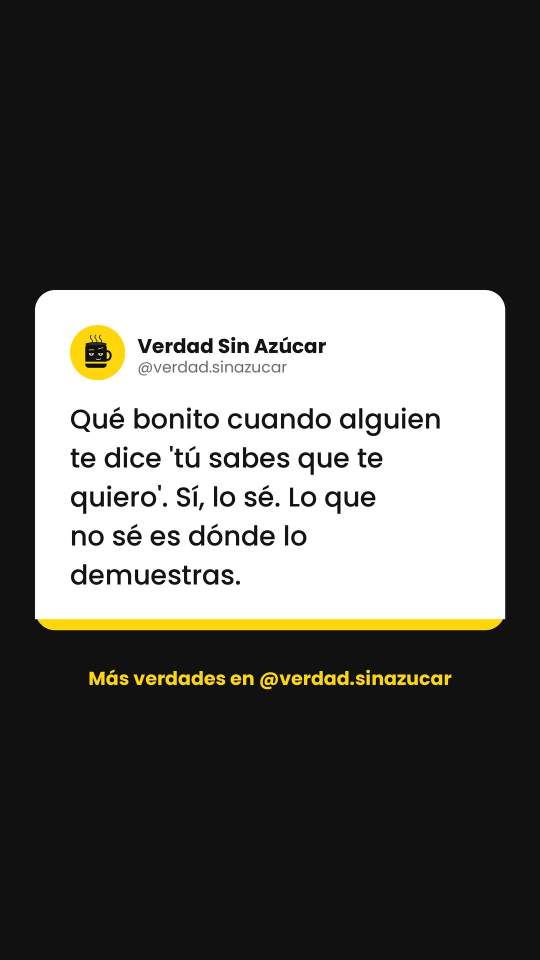
#> input picture historias/2026-10-13_1248.jpg, 1080 x 1920 px, given in place of avatar.png, which was not available (shown at 1/2 size)
$ python generar.py historias/2026-10-13_1248.jpg historias/2026-10-13_1649.jpg
#> lines starting #> are read from the running program, lines starting #| are printed output that depends on the picture; after the words box and inside, x2 and y2 are one past the last pixel; in counts of white or black regions, pixels touching at a corner belong together; pictures that were not available may be replaced by others from this repository, and a replacement may not be noted
"""Genera una imagen tipo tuit de Verdad Sin Azúcar.

Uso: python3 generar.py "Texto de la frase" posts/nombre.jpg
"""
import os
import sys
import textwrap
from PIL import Image, ImageDraw, ImageFont

BASE = os.path.dirname(os.path.abspath(__file__))
FONTS = os.path.join(BASE, "assets", "fonts")
FB = os.path.join(FONTS, "Poppins-Bold.ttf")
FR = os.path.join(FONTS, "Poppins-Regular.ttf")
FM = os.path.join(FONTS, "Poppins-Medium.ttf")

S = 2
W = H = 1080 * S
INK = (20, 20, 20)
GRAY = (110, 110, 110)
YEL = (255, 214, 10)


def generar(texto, salida):
#> called with texto = 'historias/2026-10-13_1248.jpg', salida = 'historias/2026-10-13_1649.jpg'
    img = Image.new("RGB", (W, H), (255, 255, 255))
#> img: PIL image 2160x2160 RGB; every value is 255
    d = ImageDraw.Draw(img)
    # Texto más largo -> letra un poco más pequeña
    n = len(texto)
    size, wrap = (50, 30) if n <= 140 else (44, 34) if n <= 220 else (38, 40)
    body = ImageFont.truetype(FM, size * S)
    lines = []
    for para in texto.split("\n"):
        lines += textwrap.wrap(para, wrap) or [""]
    lh = int(size * 1.48) * S
    block = 160 * S + len(lines) * lh
    top = max(60 * S, (H - block) // 2)
    x0 = 110 * S
    avatar = Image.open(os.path.join(BASE, "assets", "avatar.png")).convert("RGB")
#> avatar is the input picture: PIL image 1080x1920 RGB; mean R, G, B 86.1, 85.4, 81.8
    a = avatar.resize((120 * S, 120 * S), Image.LANCZOS)
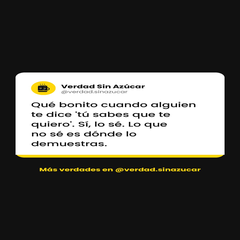
#> a: PIL image 240x240 RGB; mean R, G, B 85.6, 85, 81.4
    mask = Image.new("L", a.size, 0)
#> mask: PIL image 240x240 L; every value is 0
    ImageDraw.Draw(mask).ellipse([0, 0, a.size[0], a.size[1]], fill=255)
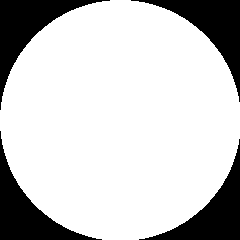
#> mask: PIL image 240x240 L; 79.1% white; 4 black regions, box (x1, y1, x2, y2) and area: (0, 0, 110, 110) 3125, (131, 0, 240, 102) 3015, (0, 131, 102, 240) 3015, (139, 139, 240, 240) 2906
    img.paste(a, (x0, top), mask)
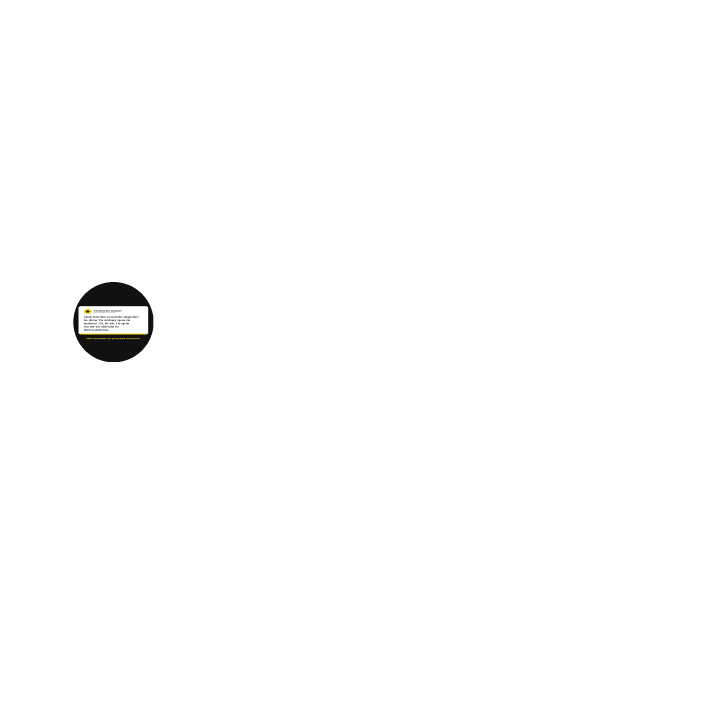
#> img: PIL image 2160x2160 RGB (shown at 1/3 size); mean R, G, B 253.5, 253.5, 253.5
    d.text((x0 + 145 * S, top + 18 * S), "Verdad Sin Azúcar", font=ImageFont.truetype(FB, 40 * S), fill=INK)
    d.text((x0 + 145 * S, top + 68 * S), "@verdad.sinazucar", font=ImageFont.truetype(FR, 32 * S), fill=GRAY)
    y = top + 160 * S
    for ln in lines:
        d.text((x0, y), ln, font=body, fill=INK)
        y += lh
#> after the loop, y = 1314
    d.rectangle([0, H - 14 * S, W, H], fill=YEL)
    os.makedirs(os.path.dirname(os.path.abspath(salida)), exist_ok=True)
    img.resize((1080, 1080), Image.LANCZOS).save(salida, quality=90)
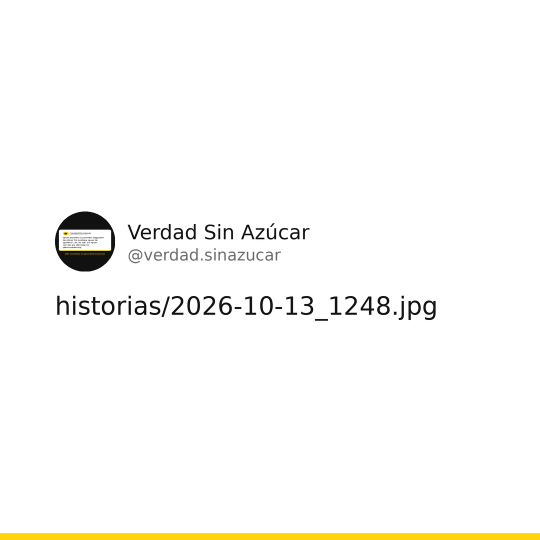
#> saved as 2026-10-13_1649.jpg: PIL image 1080x1080 RGB (shown at 1/2 size); mean R, G, B 251, 250.5, 247.8


if __name__ == "__main__":
    generar(sys.argv[1], sys.argv[2])
    print("ok", sys.argv[2])

$ run again, on historias/2026-10-13_2048.jpg
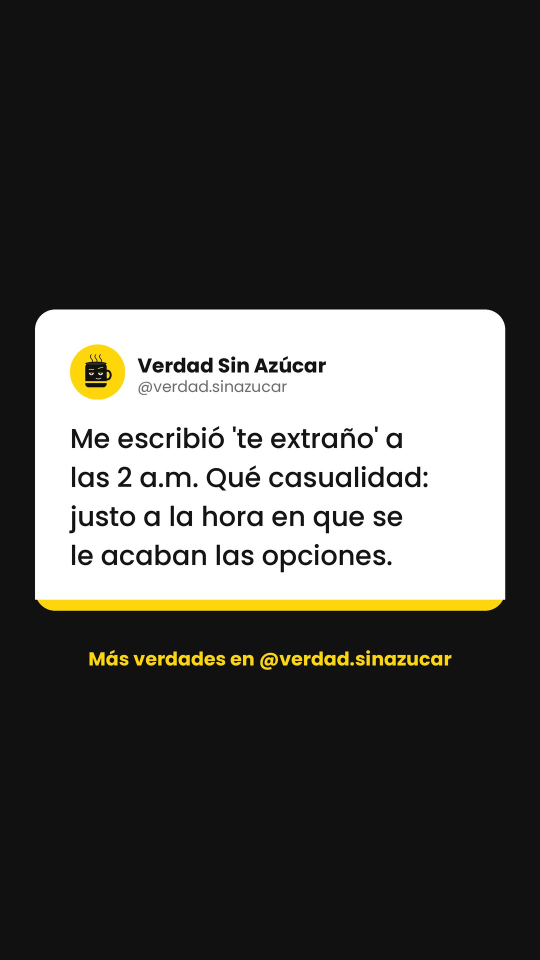
#> input picture historias/2026-10-13_2048.jpg, 1080 x 1920 px, given in place of avatar.png, which was not available (shown at 1/2 size)
#> in generar, avatar is the input picture: PIL image 1080x1920 RGB; mean R, G, B 77.9, 77.2, 73.6
#> in generar, `a = avatar.resize((120 * S, 120 * S), Image.LANCZOS)`:
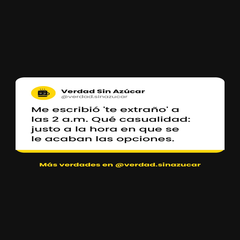
#> a: PIL image 240x240 RGB; mean R, G, B 77.4, 76.7, 73.2
#> after the loop in generar, `for ln in lines:`: y = 1314
